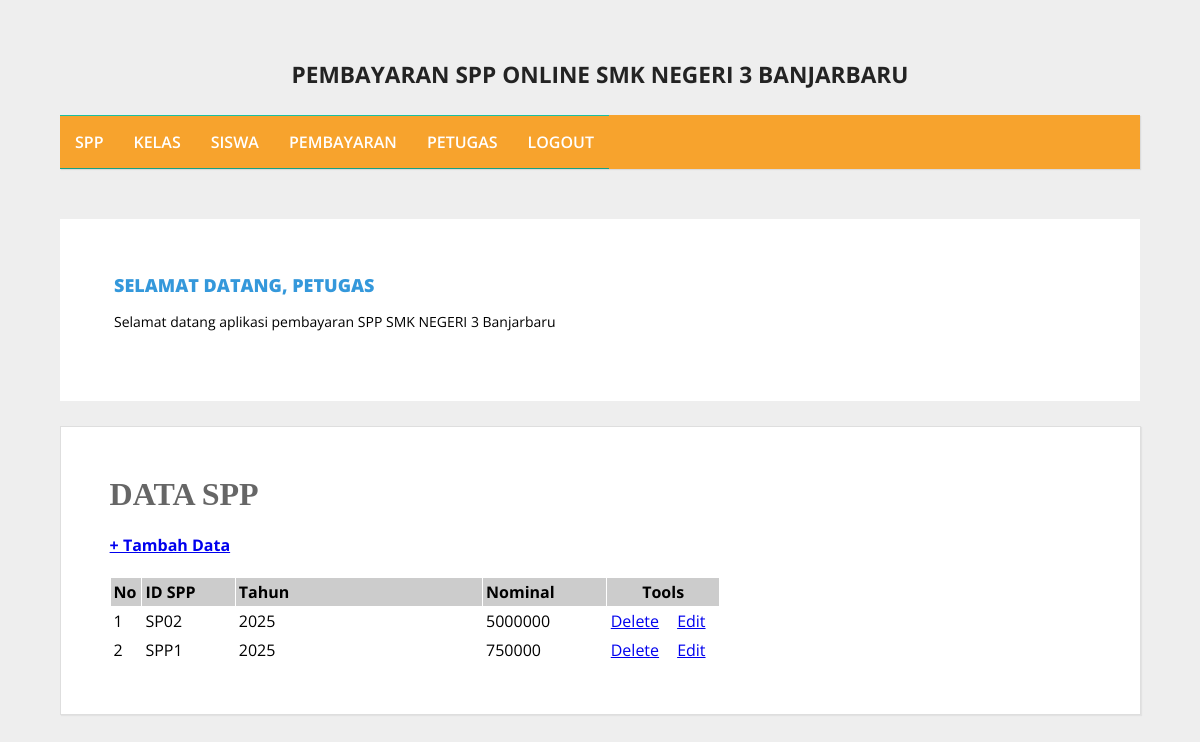
Screenshot of /admin/halaman_admin.php?open=data_spp (signed in) with the database file from the repository.
### tables this page shows
CREATE TABLE `spp` (
  `id_spp` varchar(5) NOT NULL,
  `tahun` int(4) NOT NULL,
  `nominal` int(10) NOT NULL
);

### admin/data_spp.php (the view)
<?php
include_once "../src/koneksi.php";
?>
<h1> <b>DATA SPP </b></h1>
<h4 > <a href="?open=tambah_spp">+ Tambah Data</a> </h3>
<table cellspacing="1" cellpadding="3">
    <tr>
        <td width="5%" bgcolor="#CCCCCC"> <b>No</b></td>
        <td width="15%" bgcolor="#CCCCCC"> <b>ID SPP</b></td>
        <td width="40%" bgcolor="#CCCCCC"> <b>Tahun</b></td>
        <td width="20%" bgcolor="#CCCCCC"> <b>Nominal</b></td>
        <td colspan="2" align="center" bgcolor="#CCCCCC"><b>Tools</b></td>
</tr>
<?php
$sql = mysqli_query($koneksi, "SELECT * FROM spp ORDER BY id_spp ASC");
$nomor = 0;
while ($data = mysqli_fetch_array($sql)) {
    $nomor++;
    ?>
 <tr>
    <td> <?php echo $nomor; ?> </td>
    <td> <?php echo $data['id_spp']; ?> </td>
    <td> <?php echo $data['tahun']; ?> </td>
    <td> <?php echo $data['nominal']; ?> </td>
    <td width="9%" align="center"><a href="?open=hapus_spp&id_spp=<?php echo $data['id_spp']; ?>"
           target="_self" onclick="return confirm('YAKIN INGIN MENGHAPUS DATA SPP INI ...?')"> Delete </a></td>
    <td width="9%" align="center"><a href="?open=edit_spp&id_spp=<?php echo $data['id_spp']; ?>"
    target="_selft">Edit</a></td>
</tr>
<?php } ?>
</table>

### src/style.css (style rules this page uses)
body { background: #eee; margin:0; font-family: 'Open Sans', sans-serif; }
.conteudo h1 { padding: 0; margin: 0 0 15px; font-weight: normal; color: #666; font-family: Georgia; }

### rows the page displays
spp: id_spp "SP02", tahun "2025", nominal "5000000"
spp: id_spp "SPP1", tahun "2025", nominal "750000"

### other values shown
$_SESSION['username'] "PETUGAS"
